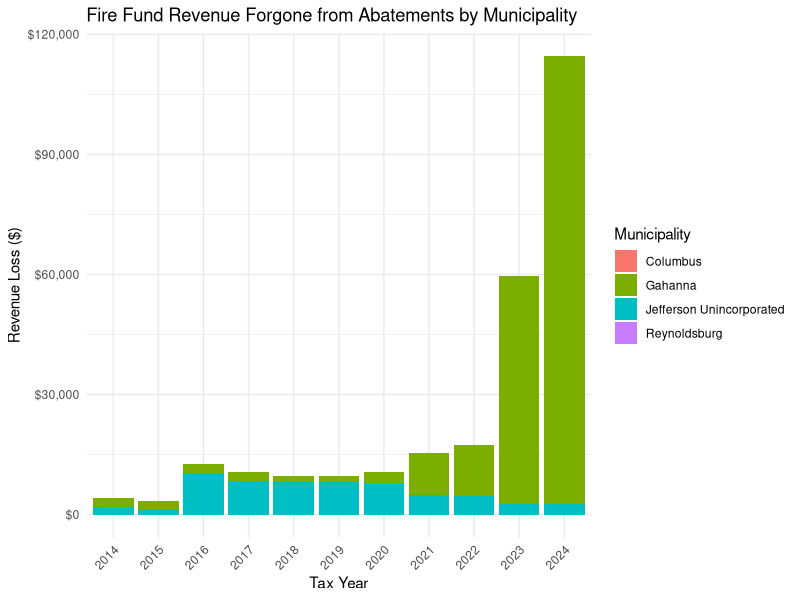
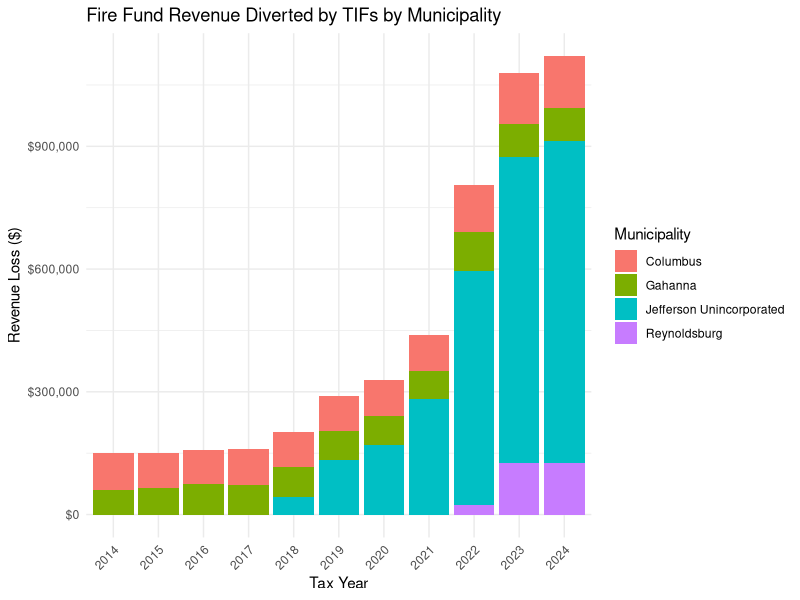
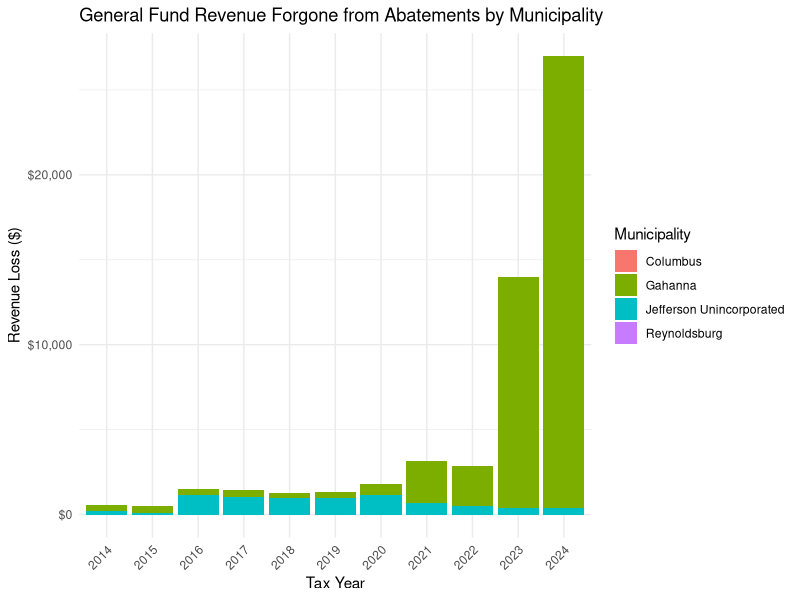
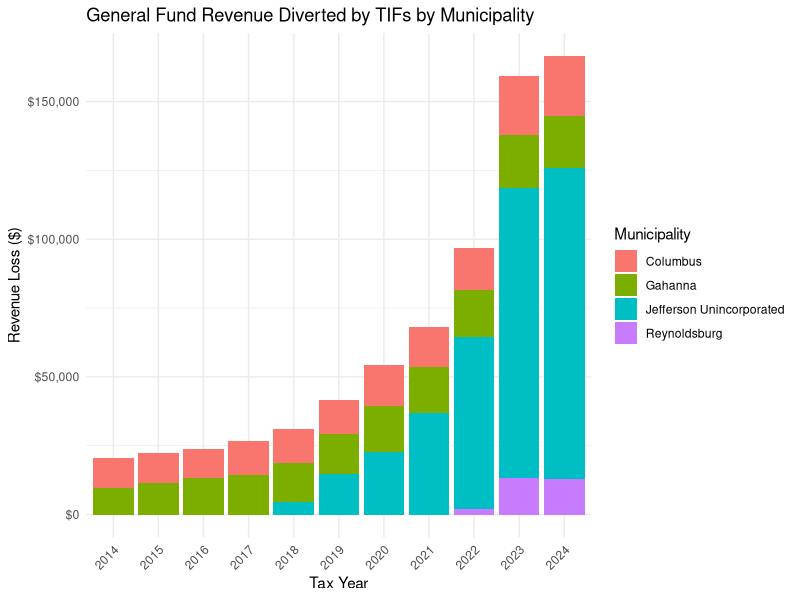
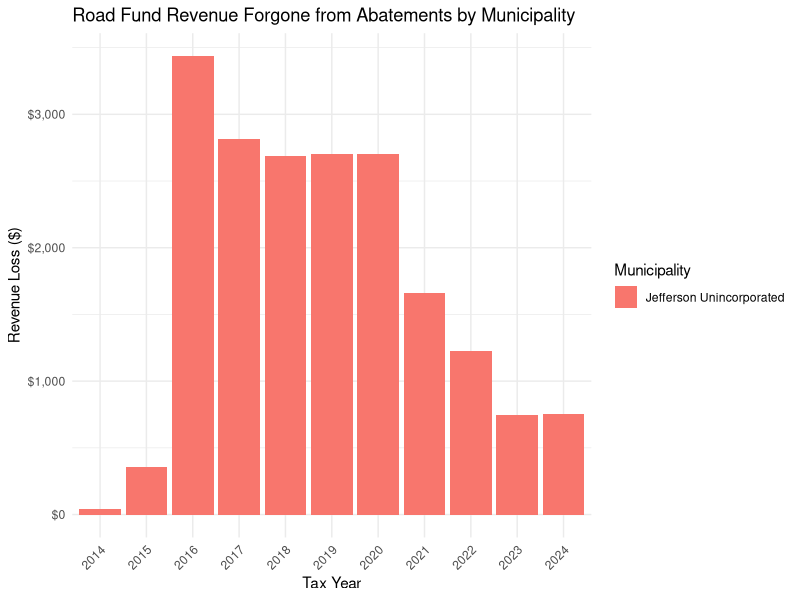
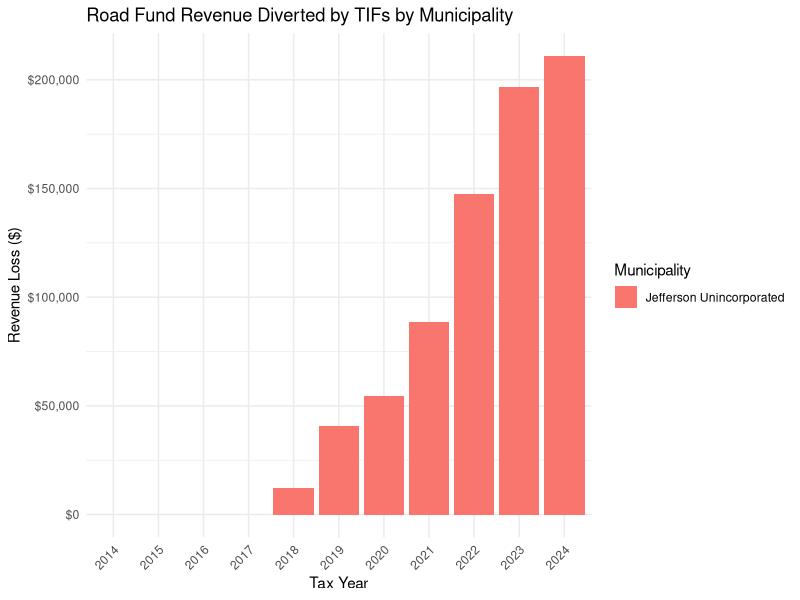
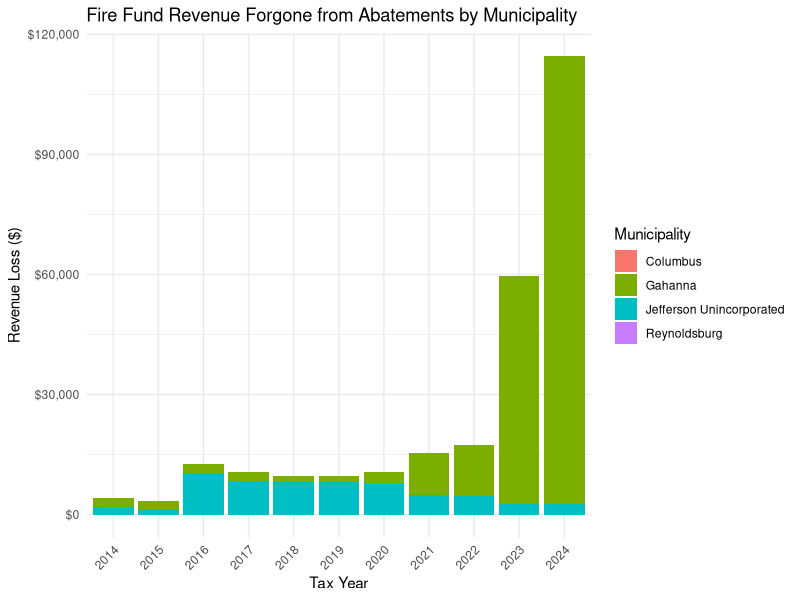
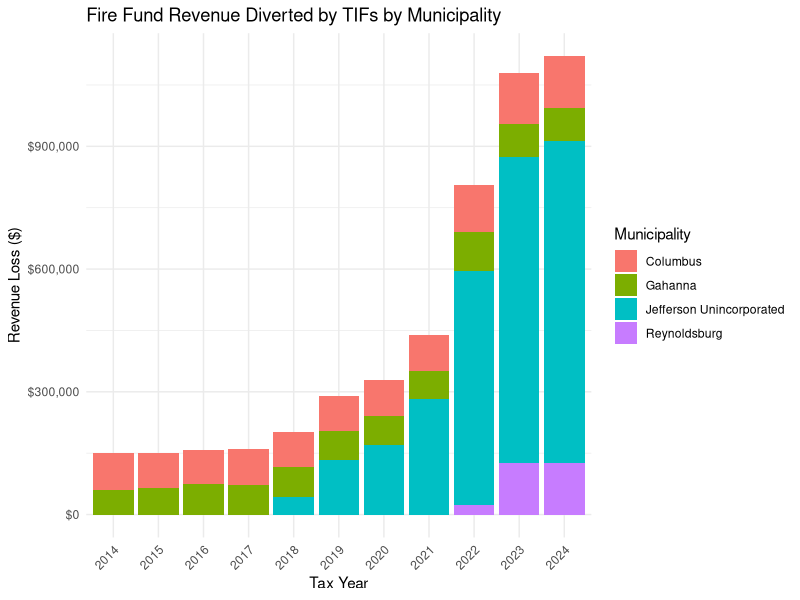

R code for these plots, in order:
# -----------------------------------------
# Title: Save and Display Revenue Loss Plots by Fund, Type, and Municipality
# -----------------------------------------
library(readxl)
library(dplyr)
library(tidyr)
library(ggplot2)
library(scales)
library(here)

# 1) Load the combined summary from the Excel workbook
combined <- read_excel(
  here("outputs", "Combined_TIF_Abatement_Taxes.xlsx"),
  sheet = "Combined_Total"
)
# combined has columns: TaxYear, Municipality, Fund, Taxes_Diverted_TIF, Forgone Revenue, Total_Taxes

# 2) Pivot to long format for TIF vs Abatement
loss_long <- combined %>%
  pivot_longer(
    cols      = c(Taxes_Diverted_TIF, Forgone_Revenue_Abatements),
    names_to  = "LossType",
    values_to = "Loss"
  )

# 3) Summarize by year, fund, municipality, and source
loss_summary <- loss_long %>%
  group_by(TaxYear, Fund, Municipality, LossType) %>%
  summarise(
    Total_Loss = sum(Loss, na.rm = TRUE),
    .groups    = "drop"
  )

# 4) Determine maximum for consistent y-axis (optional)
y_max <- max(loss_summary$Total_Loss, na.rm = TRUE)

# 5) Unique funds and loss types
funds      <- unique(loss_summary$Fund)
loss_types <- unique(loss_summary$LossType)

# 6) Prepare output directory
output_dir <- here("outputs", "plots")
if (!dir.exists(output_dir)) dir.create(output_dir, recursive = TRUE)

# 7) Loop over fund × loss type combinations
for (f in funds) {
  for (lt in loss_types) {
    
    # Readable label for plot title and filename
    title_text <- if (lt == "Taxes_Diverted_TIF") {
      paste0(f, " Fund Revenue Diverted by TIFs by Municipality")
    } else {
      paste0(f, " Fund Revenue Forgone from Abatements by Municipality")
    }
    
    # Filter data for this combination
    plot_data <- loss_summary %>%
      filter(Fund == f, LossType == lt)
    
    # Warn if any NA or negative were dropped
    invalid_rows <- loss_data <- loss_long %>%
      filter(Fund == f, LossType == lt) %>%
      filter(is.na(Loss) | Loss < 0)
    if (nrow(invalid_rows) > 0) {
      message("⚠️ Dropped ", nrow(invalid_rows),
              " invalid rows for ", title_text)
    }
    
    # Create bar plot
    p <- ggplot(plot_data, aes(
      x    = factor(TaxYear),
      y    = Total_Loss,
      fill = Municipality
    )) +
      geom_bar(stat = "identity", position = "stack") +
      labs(
        title = title_text,
        x     = "Tax Year",
        y     = "Revenue Loss ($)",
        fill  = "Municipality"
      ) +
      scale_y_continuous(
        labels = dollar_format()
      ) +
      theme_minimal() +
      theme(axis.text.x = element_text(angle = 45, hjust = 1))
    
    # Build safe filename
  
    file_name <- paste0(
      gsub("[/\\\\?%*:|\"<>]", "", title_text),
      ".png"
    )
    
    # Save plot to file
    ggsave(
      filename = file.path(output_dir, file_name),
      plot     = p,
      width    = 10,
      height   = 6,
      dpi      = 300
    )
    
    # Also display it
    print(p)
  }
}
